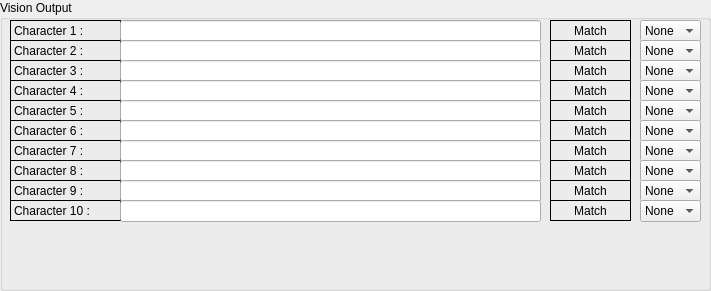
         <widget class="QGroupBox" name="groupBox_6">
          <property name="geometry">
           <rect>
            <x>721</x>
            <y>10</y>
            <width>711</width>
            <height>291</height>
           </rect>
          </property>
          <property name="title">
           <string>Vision Output</string>
          </property>
          <widget class="QLabel" name="label_301">
           <property name="geometry">
            <rect>
             <x>10</x>
             <y>200</y>
             <width>111</width>
             <height>21</height>
            </rect>
           </property>
           <property name="frameShape">
            <enum>QFrame::Box</enum>
           </property>
           <property name="text">
            <string>Character 10 :</string>
           </property>
           <property name="textFormat">
            <enum>Qt::PlainText</enum>
           </property>
          </widget>
          <widget class="QLabel" name="label_302">
           <property name="geometry">
            <rect>
             <x>10</x>
             <y>180</y>
             <width>111</width>
             <height>21</height>
            </rect>
           </property>
           <property name="frameShape">
            <enum>QFrame::Box</enum>
           </property>
           <property name="text">
            <string>Character 9 :</string>
           </property>
           <property name="textFormat">
            <enum>Qt::PlainText</enum>
           </property>
          </widget>
          <widget class="QLabel" name="label_303">
           <property name="geometry">
            <rect>
             <x>10</x>
             <y>160</y>
             <width>111</width>
             <height>21</height>
            </rect>
           </property>
           <property name="frameShape">
            <enum>QFrame::Box</enum>
           </property>
           <property name="text">
            <string>Character 8 :</string>
           </property>
           <property name="textFormat">
            <enum>Qt::PlainText</enum>
           </property>
          </widget>
          <widget class="QLabel" name="label_304">
           <property name="geometry">
            <rect>
             <x>10</x>
             <y>120</y>
             <width>111</width>
             <height>21</height>
            </rect>
           </property>
           <property name="frameShape">
            <enum>QFrame::Box</enum>
           </property>
           <property name="text">
            <string>Character 6 :</string>
           </property>
           <property name="textFormat">
            <enum>Qt::PlainText</enum>
           </property>
          </widget>
          <widget class="QLabel" name="label_305">
           <property name="geometry">
            <rect>
             <x>10</x>
             <y>100</y>
             <width>111</width>
             <height>21</height>
            </rect>
           </property>
           <property name="frameShape">
            <enum>QFrame::Box</enum>
           </property>
           <property name="text">
            <string>Character 5 :</string>
           </property>
           <property name="textFormat">
            <enum>Qt::PlainText</enum>
           </property>
          </widget>
          <widget class="QLabel" name="label_306">
           <property name="geometry">
            <rect>
             <x>10</x>
             <y>140</y>
             <width>111</width>
             <height>21</height>
            </rect>
           </property>
           <property name="frameShape">
            <enum>QFrame::Box</enum>
           </property>
           <property name="text">
            <string>Character 7 :</string>
           </property>
           <property name="textFormat">
            <enum>Qt::PlainText</enum>
           </property>
          </widget>
          <widget class="QLabel" name="label_307">
           <property name="geometry">
            <rect>
             <x>10</x>
             <y>60</y>
             <width>111</width>
             <height>21</height>
            </rect>
           </property>
           <property name="frameShape">
            <enum>QFrame::Box</enum>
           </property>
           <property name="text">
            <string>Character 3 :</string>
           </property>
           <property name="textFormat">
            <enum>Qt::PlainText</enum>
           </property>
          </widget>
          <widget class="QLabel" name="label_308">
           <property name="geometry">
            <rect>
             <x>10</x>
             <y>80</y>
             <width>111</width>
             <height>21</height>
            </rect>
           </property>
           <property name="frameShape">
            <enum>QFrame::Box</enum>
           </property>
           <property name="text">
            <string>Character 4 :</string>
           </property>
           <property name="textFormat">
            <enum>Qt::PlainText</enum>
           </property>
          </widget>
          <widget class="QLabel" name="label_309">
           <property name="geometry">
            <rect>
             <x>10</x>
             <y>20</y>
             <width>111</width>
             <height>21</height>
            </rect>
           </property>
           <property name="frameShape">
            <enum>QFrame::Box</enum>
           </property>
           <property name="text">
            <string>Character 1 :</string>
           </property>
           <property name="textFormat">
            <enum>Qt::PlainText</enum>
           </property>
          </widget>
          <widget class="QLabel" name="label_310">
           <property name="geometry">
            <rect>
             <x>10</x>
             <y>40</y>
             <width>111</width>
             <height>21</height>
            </rect>
           </property>
           <property name="frameShape">
            <enum>QFrame::Box</enum>
           </property>
           <property name="text">
            <string>Character 2 :</string>
           </property>
           <property name="textFormat">
            <enum>Qt::PlainText</enum>
           </property>
          </widget>
          <widget class="QLineEdit" name="output_ocr_1">
           <property name="geometry">
            <rect>
             <x>120</x>
             <y>20</y>
             <width>421</width>
             <height>22</height>
            </rect>
           </property>
          </widget>
          <widget class="QLineEdit" name="output_ocr_2">
           <property name="geometry">
            <rect>
             <x>120</x>
             <y>40</y>
             <width>421</width>
             <height>22</height>
            </rect>
           </property>
          </widget>
          <widget class="QLineEdit" name="output_ocr_3">
           <property name="geometry">
            <rect>
             <x>120</x>
             <y>60</y>
             <width>421</width>
             <height>22</height>
            </rect>
           </property>
          </widget>
          <widget class="QLineEdit" name="output_ocr_4">
           <property name="geometry">
            <rect>
             <x>120</x>
             <y>80</y>
             <width>421</width>
             <height>22</height>
            </rect>
           </property>
          </widget>
          <widget class="QLineEdit" name="output_ocr_5">
           <property name="geometry">
            <rect>
             <x>120</x>
             <y>100</y>
             <width>421</width>
             <height>22</height>
            </rect>
           </property>
          </widget>
          <widget class="QLineEdit" name="output_ocr_6">
           <property name="geometry">
            <rect>
             <x>120</x>
             <y>120</y>
             <width>421</width>
             <height>22</height>
            </rect>
           </property>
          </widget>
          <widget class="QLineEdit" name="output_ocr_7">
           <property name="geometry">
            <rect>
             <x>120</x>
             <y>140</y>
             <width>421</width>
             <height>22</height>
            </rect>
           </property>
          </widget>
          <widget class="QLineEdit" name="output_ocr_8">
           <property name="geometry">
            <rect>
             <x>120</x>
             <y>160</y>
             <width>421</width>
             <height>22</height>
            </rect>
           </property>
          </widget>
          <widget class="QLineEdit" name="output_ocr_9">
           <property name="geometry">
            <rect>
             <x>120</x>
             <y>180</y>
             <width>421</width>
             <height>22</height>
            </rect>
           </property>
          </widget>
          <widget class="QLineEdit" name="output_ocr_10">
           <property name="geometry">
            <rect>
             <x>120</x>
             <y>200</y>
             <width>421</width>
             <height>22</height>
            </rect>
           </property>
          </widget>
          <widget class="QLabel" name="bool_output_ocr_1">
           <property name="geometry">
            <rect>
             <x>550</x>
             <y>20</y>
             <width>81</width>
             <height>21</height>
            </rect>
           </property>
           <property name="frameShape">
            <enum>QFrame::Panel</enum>
           </property>
           <property name="text">
            <string>Match</string>
           </property>
           <property name="alignment">
            <set>Qt::AlignCenter</set>
           </property>
          </widget>
          <widget class="QLabel" name="bool_output_ocr_2">
           <property name="geometry">
            <rect>
             <x>550</x>
             <y>40</y>
             <width>81</width>
             <height>21</height>
            </rect>
           </property>
           <property name="frameShape">
            <enum>QFrame::Panel</enum>
           </property>
           <property name="text">
            <string>Match</string>
           </property>
           <property name="alignment">
            <set>Qt::AlignCenter</set>
           </property>
          </widget>
          <widget class="QLabel" name="bool_output_ocr_3">
           <property name="geometry">
            <rect>
             <x>550</x>
             <y>60</y>
             <width>81</width>
             <height>21</height>
            </rect>
           </property>
           <property name="frameShape">
            <enum>QFrame::Panel</enum>
           </property>
           <property name="text">
            <string>Match</string>
           </property>
           <property name="alignment">
            <set>Qt::AlignCenter</set>
           </property>
          </widget>
          <widget class="QLabel" name="bool_output_ocr_4">
           <property name="geometry">
            <rect>
             <x>550</x>
             <y>80</y>
             <width>81</width>
             <height>21</height>
            </rect>
           </property>
           <property name="frameShape">
            <enum>QFrame::Panel</enum>
           </property>
           <property name="text">
            <string>Match</string>
           </property>
           <property name="alignment">
            <set>Qt::AlignCenter</set>
           </property>
          </widget>
          <widget class="QLabel" name="bool_output_ocr_5">
           <property name="geometry">
            <rect>
             <x>550</x>
             <y>100</y>
             <width>81</width>
             <height>21</height>
            </rect>
           </property>
           <property name="frameShape">
            <enum>QFrame::Panel</enum>
           </property>
           <property name="text">
            <string>Match</string>
           </property>
           <property name="alignment">
            <set>Qt::AlignCenter</set>
           </property>
          </widget>
          <widget class="QLabel" name="bool_output_ocr_6">
           <property name="geometry">
            <rect>
             <x>550</x>
             <y>120</y>
             <width>81</width>
             <height>21</height>
            </rect>
           </property>
           <property name="frameShape">
            <enum>QFrame::Panel</enum>
           </property>
           <property name="text">
            <string>Match</string>
           </property>
           <property name="alignment">
            <set>Qt::AlignCenter</set>
           </property>
          </widget>
          <widget class="QLabel" name="bool_output_ocr_7">
           <property name="geometry">
            <rect>
             <x>550</x>
             <y>140</y>
             <width>81</width>
             <height>21</height>
            </rect>
           </property>
           <property name="frameShape">
            <enum>QFrame::Panel</enum>
           </property>
           <property name="text">
            <string>Match</string>
           </property>
           <property name="alignment">
            <set>Qt::AlignCenter</set>
           </property>
          </widget>
          <widget class="QLabel" name="bool_output_ocr_8">
           <property name="geometry">
            <rect>
             <x>550</x>
             <y>160</y>
             <width>81</width>
             <height>21</height>
            </rect>
           </property>
           <property name="frameShape">
            <enum>QFrame::Panel</enum>
           </property>
           <property name="text">
            <string>Match</string>
           </property>
           <property name="alignment">
            <set>Qt::AlignCenter</set>
           </property>
          </widget>
          <widget class="QLabel" name="bool_output_ocr_9">
           <property name="geometry">
            <rect>
             <x>550</x>
             <y>180</y>
             <width>81</width>
             <height>21</height>
            </rect>
           </property>
           <property name="frameShape">
            <enum>QFrame::Panel</enum>
           </property>
           <property name="text">
            <string>Match</string>
           </property>
           <property name="alignment">
            <set>Qt::AlignCenter</set>
           </property>
          </widget>
          <widget class="QLabel" name="bool_output_ocr_10">
           <property name="geometry">
            <rect>
             <x>550</x>
             <y>200</y>
             <width>81</width>
             <height>21</height>
            </rect>
           </property>
           <property name="frameShape">
            <enum>QFrame::Panel</enum>
           </property>
           <property name="text">
            <string>Match</string>
           </property>
           <property name="alignment">
            <set>Qt::AlignCenter</set>
           </property>
          </widget>
          <widget class="QComboBox" name="option_output_ocr_1">
           <property name="geometry">
            <rect>
             <x>640</x>
             <y>20</y>
             <width>61</width>
             <height>22</height>
            </rect>
           </property>
           <item>
            <property name="text">
             <string>None</string>
            </property>
           </item>
           <item>
            <property name="text">
             <string>Pass</string>
            </property>
           </item>
           <item>
            <property name="text">
             <string>Fail</string>
            </property>
           </item>
          </widget>
          <widget class="QComboBox" name="option_output_ocr_2">
           <property name="geometry">
            <rect>
             <x>640</x>
             <y>40</y>
             <width>61</width>
             <height>22</height>
            </rect>
           </property>
           <item>
            <property name="text">
             <string>None</string>
            </property>
           </item>
           <item>
            <property name="text">
             <string>Pass</string>
            </property>
           </item>
           <item>
            <property name="text">
             <string>Fail</string>
            </property>
           </item>
          </widget>
          <widget class="QComboBox" name="option_output_ocr_3">
           <property name="geometry">
            <rect>
             <x>640</x>
             <y>60</y>
             <width>61</width>
             <height>22</height>
            </rect>
           </property>
           <item>
            <property name="text">
             <string>None</string>
            </property>
           </item>
           <item>
            <property name="text">
             <string>Pass</string>
            </property>
           </item>
           <item>
            <property name="text">
             <string>Fail</string>
            </property>
           </item>
          </widget>
          <widget class="QComboBox" name="option_output_ocr_4">
           <property name="geometry">
            <rect>
             <x>640</x>
             <y>80</y>
             <width>61</width>
             <height>22</height>
            </rect>
           </property>
           <item>
            <property name="text">
             <string>None</string>
            </property>
           </item>
           <item>
            <property name="text">
             <string>Pass</string>
            </property>
           </item>
           <item>
            <property name="text">
             <string>Fail</string>
            </property>
           </item>
          </widget>
          <widget class="QComboBox" name="option_output_ocr_5">
           <property name="geometry">
            <rect>
             <x>640</x>
             <y>100</y>
             <width>61</width>
             <height>22</height>
            </rect>
           </property>
           <item>
            <property name="text">
             <string>None</string>
            </property>
           </item>
           <item>
            <property name="text">
             <string>Pass</string>
            </property>
           </item>
           <item>
            <property name="text">
             <string>Fail</string>
            </property>
           </item>
          </widget>
          <widget class="QComboBox" name="option_output_ocr_6">
           <property name="geometry">
            <rect>
             <x>640</x>
             <y>120</y>
             <width>61</width>
             <height>22</height>
            </rect>
           </property>
           <item>
            <property name="text">
             <string>None</string>
            </property>
           </item>
           <item>
            <property name="text">
             <string>Pass</string>
            </property>
           </item>
           <item>
            <property name="text">
             <string>Fail</string>
            </property>
           </item>
          </widget>
          <widget class="QComboBox" name="option_output_ocr_7">
           <property name="geometry">
            <rect>
             <x>640</x>
             <y>140</y>
             <width>61</width>
             <height>22</height>
            </rect>
           </property>
           <item>
            <property name="text">
             <string>None</string>
            </property>
           </item>
           <item>
            <property name="text">
             <string>Pass</string>
            </property>
           </item>
           <item>
            <property name="text">
             <string>Fail</string>
            </property>
           </item>
          </widget>
          <widget class="QComboBox" name="option_output_ocr_8">
           <property name="geometry">
            <rect>
             <x>640</x>
             <y>160</y>
             <width>61</width>
             <height>22</height>
            </rect>
           </property>
           <item>
            <property name="text">
             <string>None</string>
            </property>
           </item>
           <item>
            <property name="text">
             <string>Pass</string>
            </property>
           </item>
           <item>
            <property name="text">
             <string>Fail</string>
            </property>
           </item>
          </widget>
          <widget class="QComboBox" name="option_output_ocr_9">
           <property name="geometry">
            <rect>
             <x>640</x>
             <y>180</y>
             <width>61</width>
             <height>22</height>
            </rect>
           </property>
           <item>
            <property name="text">
             <string>None</string>
            </property>
           </item>
           <item>
            <property name="text">
             <string>Pass</string>
            </property>
           </item>
           <item>
            <property name="text">
             <string>Fail</string>
            </property>
           </item>
          </widget>
          <widget class="QComboBox" name="option_output_ocr_10">
           <property name="geometry">
            <rect>
             <x>640</x>
             <y>200</y>
             <width>61</width>
             <height>22</height>
            </rect>
           </property>
           <item>
            <property name="text">
             <string>None</string>
            </property>
           </item>
           <item>
            <property name="text">
             <string>Pass</string>
            </property>
           </item>
           <item>
            <property name="text">
             <string>Fail</string>
            </property>
           </item>
          </widget>
         </widget>
